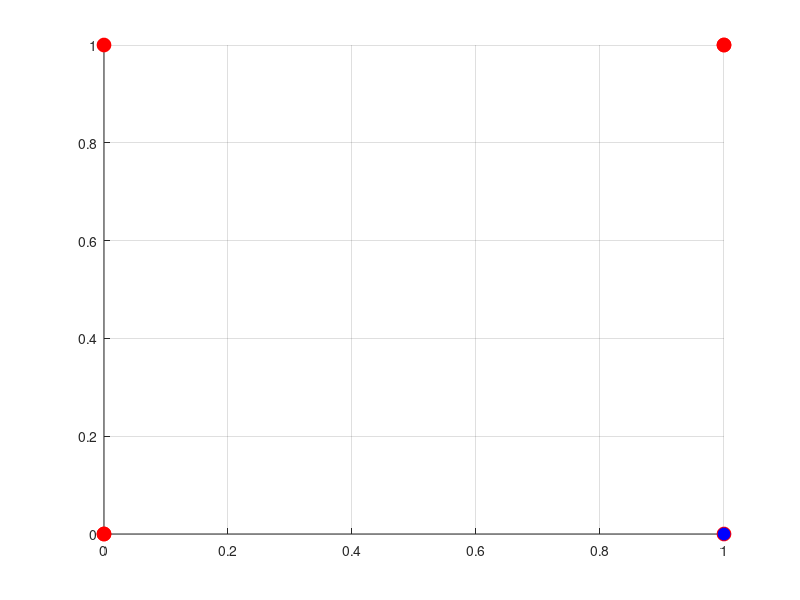

Source code (MATLAB): (Note: this script raises an error after producing the figure.)
clc
close all 
clear all 
warning off all 
%vectores de entrada
coord=[0 0 0; 1 0 1; 1 0 0; 1 1 0; 0 0 1; 0 1 1; 0 1 0; 1 1 1];

%coord=[1 0 0; 1 1 0; 0 0 0; 0 1 0; 1 0 1; 1 1 1; 0 0 1; 0 1 1];
x = coord(:,1);
y = coord(:,2);
z = coord(:,3);
% y(y(:,1)==0)=-1;    % turn to zero 
% z(z(:,1)==0)=-1;    % turn to zero 
% x1 = coord(:,1);
% y1 = coord(:,2);
% z1 = coord(:,3);
%coord = [x+rand(1,1)-0.5 y+rand(1,1)-0.5 z+rand(1,1)-0.5];
%vector de pesos
w=zeros(4,1);
wd=zeros(4,1);
error=zeros(8,1);

w(1)=input('vector de pesos w0: ');
w(2)=input('Vector de pesos w1: ');
w(3)=input('Vector de pesos w2: ');
w(4)=input('Vector de pesos w3: ');
fa=input('Factor de correcion"learning rate": ');

w1=w;
%Entrenamiento 
train=[-1 -1 -1 -1 1 1 1 1];
% x = [0 0 1 1; 0 1 0 1];
% t = [0 1 1 1];
% net = perceptron;
% net = train(net,x,t);

for j=1:100
    for i=1:8
        aux = [x(i) y(i) z(i) 1];
        fsal = dot(w,aux);
        if(train(i)==-1)
            clase=1;
            if (fsal >= 0)            
                d=-1;
            end
        else
            clase=-1;
            if (fsal < 1)            
                d=1;
            end
        end
        if(train(i) ~= clase)
            wd(1)=(fa*d*x(i));
            wd(2)=(fa*d*y(i));
            wd(3)=(fa*d*z(i));
            wd(4)=(fa*d*1);
            w=w+wd;
            error(i)=train(i)+clase;
            d=0;
        else
            w=w;
            d=0;
%             disp("entre en")
%             disp(i)
        end
    end
end

figure(1)
hold on
grid on

for i=1:8
    if(train(i)==-1)
        plot3(x(i),y(i),z(i),'ro','MarkerFaceColor','b','MarkerSize', 10);
    else    
        plot3(x(i),y(i),z(i),'ro','MarkerFaceColor','r','MarkerSize', 10);
    end    
end
f = @(p,q,r) w(1)*p+w(2)*q+w(3)*r+w(4);
fimplicit3(f);
g = @(p,q,r) w1(1)*p+w1(2)*q+w1(3)*r+w1(4);
fimplicit3(g);
